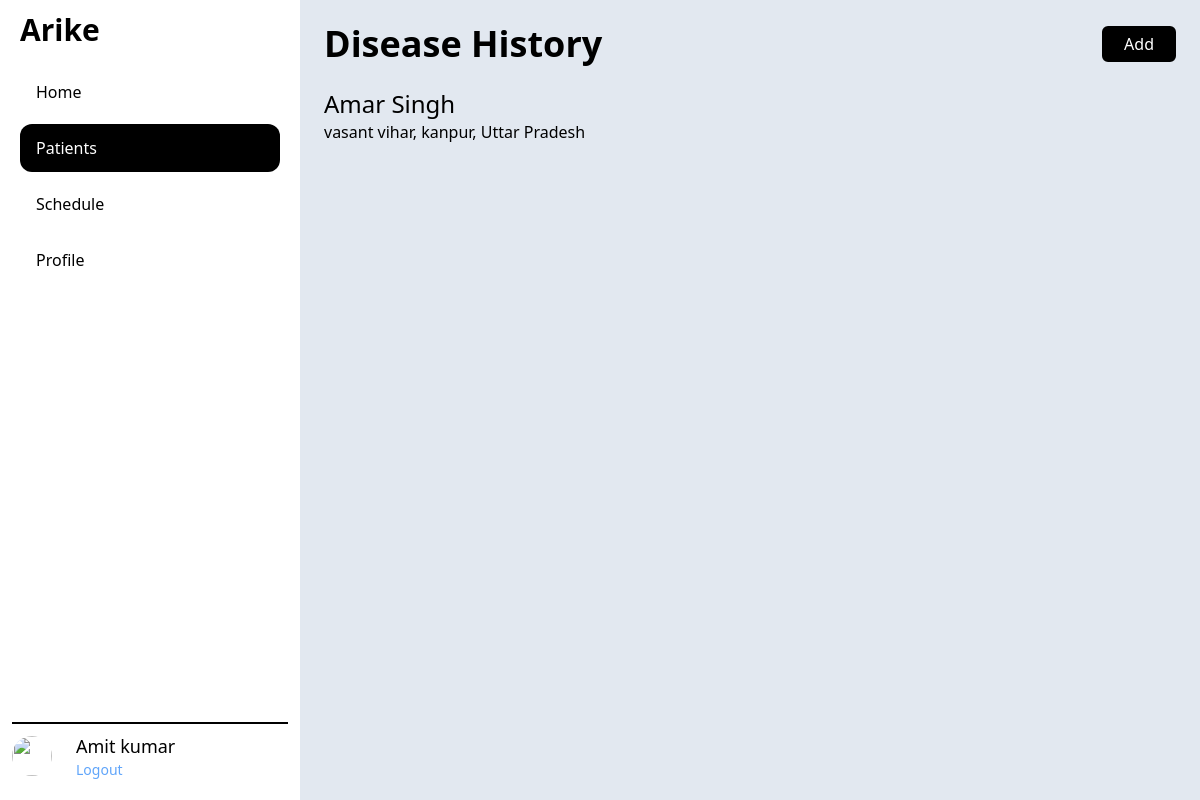
The app's page /patient/1/disease/ (signed in), older data.
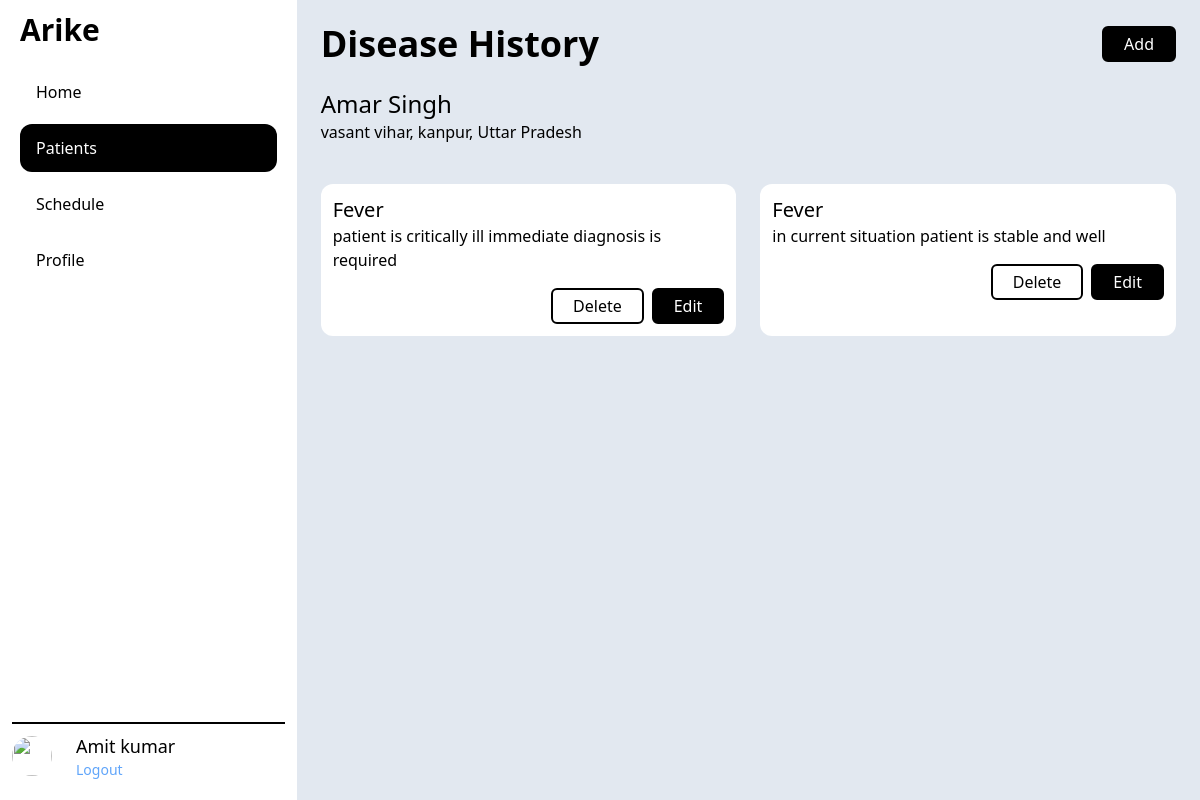
The same page, newer data.
### patient/models.py (models this page shows, shortened)
class PatientDisease(models.Model):
    patient = models.ForeignKey(Patient, on_delete=models.CASCADE)
    disease = models.ForeignKey(Disease, on_delete=models.CASCADE)
    note = models.TextField()

class Disease(models.Model):
    name = models.CharField(max_length=TEXT_LENGTH)
    icds_code = models.CharField(max_length=TEXT_LENGTH)

### patient/views.py (the view)
# urls.py: path('<int:patient_id>/disease/',views.PatientDiseaseListView.as_view(), name="patientdisease_list"),
class PatientDiseaseListView(generic.ListView):
    model = PatientDisease
    def get_queryset(self):
        patient_id = self.kwargs["patient_id"]
        return PatientDisease.objects.filter(patient__pk=patient_id)
    def get_context_data(self, **kwargs):
        context = super().get_context_data(**kwargs)
        patient_id = self.kwargs["patient_id"]
        context['patient'] = Patient.objects.get(pk=patient_id)
        return context

### patient/templates/patient/patientdisease_list.html
{% extends "base.html" %}
{% block content %}
    <div class="flex justify-between items-center">
        <h1 class="text-4xl font-bold">Disease History</h1>
        <a href="create/">
            <span class="inline-block rounded-md border-2 border-black cursor-pointer px-5 py-1 bg-black text-white">Add</span>
        </a>
    </div>
    <section class="mt-6">
        <h2 class="text-2xl font-medium">{{patient.full_name}}</h2>
        <p>{{patient.address}}</p>
    </section>
    <section class="mt-10">
        <ul class="grid grid-cols-2 gap-6">
            {% for disease in patientdisease_list %}
                <li>
                    <div class="h-full p-3 bg-white rounded-xl">
                        <h3 class="text-xl font-medium">{{disease.disease.name}}</h3>
                        <p>{{disease.note}}</p>
                        <div class="mt-4 flex justify-end gap-2">
                            <a href="#">
                                <span class="inline-block rounded-md border-2 border-black cursor-pointer px-5 py-1">Delete</span>
                            </a>
                            <a href="{% url 'patient:patientdisease_update' disease.patient.id disease.id %}">
                                <span class="inline-block rounded-md border-2 border-black cursor-pointer px-5 py-1 bg-black text-white">Edit</span>
                            </a>
                        </div>
                    </div>
                </li>
            {% endfor %}
        </ul>
    </section>
{% endblock %}

Row changes from the older to the newer data that the page shows:
added PatientDisease: disease.name "Fever", note "patient is critically ill immediate diagnosis is required"
added PatientDisease: disease.name "Fever", note "in current situation patient is stable and well"
